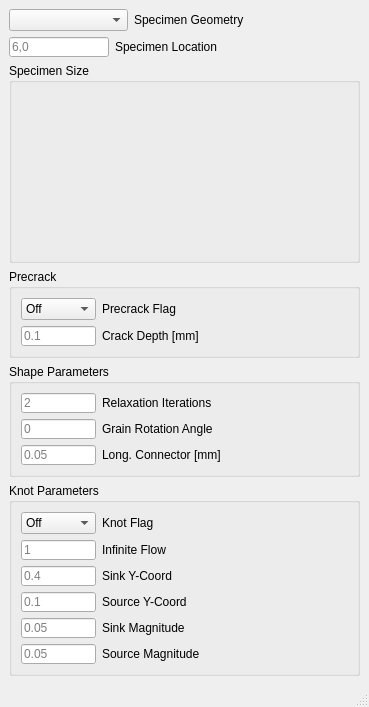
<?xml version="1.0" encoding="UTF-8"?>
<ui version="4.0">
 <class>MainWindow</class>
 <widget class="QMainWindow" name="MainWindow">
  <property name="geometry">
   <rect>
    <x>0</x>
    <y>0</y>
    <width>369</width>
    <height>707</height>
   </rect>
  </property>
  <property name="sizePolicy">
   <sizepolicy hsizetype="Expanding" vsizetype="Preferred">
    <horstretch>0</horstretch>
    <verstretch>0</verstretch>
   </sizepolicy>
  </property>
  <property name="windowTitle">
   <string>MainWindow</string>
  </property>
  <widget class="QWidget" name="centralwidget">
   <property name="sizePolicy">
    <sizepolicy hsizetype="Expanding" vsizetype="Expanding">
     <horstretch>0</horstretch>
     <verstretch>0</verstretch>
    </sizepolicy>
   </property>
   <layout class="QVBoxLayout" name="verticalLayout_8">
    <item>
     <layout class="QHBoxLayout" name="horizontalLayout">
      <item>
       <widget class="QComboBox" name="box_shape">
        <property name="maximumSize">
         <size>
          <width>200</width>
          <height>16777215</height>
         </size>
        </property>
        <property name="currentIndex">
         <number>0</number>
        </property>
        <item>
         <property name="text">
          <string/>
         </property>
        </item>
        <item>
         <property name="text">
          <string>Cube</string>
         </property>
        </item>
        <item>
         <property name="text">
          <string>Rectangle</string>
         </property>
        </item>
        <item>
         <property name="text">
          <string>Notched Square</string>
         </property>
        </item>
       </widget>
      </item>
      <item>
       <widget class="QLabel" name="label_4">
        <property name="text">
         <string>Specimen Geometry</string>
        </property>
       </widget>
      </item>
      <item>
       <spacer name="horizontalSpacer">
        <property name="orientation">
         <enum>Qt::Horizontal</enum>
        </property>
        <property name="sizeHint" stdset="0">
         <size>
          <width>40</width>
          <height>20</height>
         </size>
        </property>
       </spacer>
      </item>
     </layout>
    </item>
    <item>
     <layout class="QHBoxLayout" name="horizontalLayout_3">
      <item>
       <widget class="QLineEdit" name="box_center">
        <property name="enabled">
         <bool>true</bool>
        </property>
        <property name="minimumSize">
         <size>
          <width>75</width>
          <height>20</height>
         </size>
        </property>
        <property name="maximumSize">
         <size>
          <width>100</width>
          <height>20</height>
         </size>
        </property>
        <property name="text">
         <string/>
        </property>
        <property name="placeholderText">
         <string>6,0</string>
        </property>
       </widget>
      </item>
      <item>
       <widget class="QLabel" name="label_31">
        <property name="text">
         <string>Specimen Location</string>
        </property>
       </widget>
      </item>
      <item>
       <spacer name="horizontalSpacer_2">
        <property name="orientation">
         <enum>Qt::Horizontal</enum>
        </property>
        <property name="sizeHint" stdset="0">
         <size>
          <width>40</width>
          <height>20</height>
         </size>
        </property>
       </spacer>
      </item>
     </layout>
    </item>
    <item>
     <widget class="QGroupBox" name="model_params">
      <property name="enabled">
       <bool>true</bool>
      </property>
      <property name="title">
       <string>Specimen Size</string>
      </property>
      <layout class="QVBoxLayout" name="verticalLayout_6">
       <item>
        <widget class="QStackedWidget" name="stackedWidget">
         <property name="currentIndex">
          <number>3</number>
         </property>
         <widget class="QWidget" name="page_cube">
          <layout class="QVBoxLayout" name="verticalLayout_3">
           <item>
            <layout class="QHBoxLayout" name="horizontalLayout_2">
             <item>
              <widget class="QLineEdit" name="cube_size">
               <property name="enabled">
                <bool>true</bool>
               </property>
               <property name="minimumSize">
                <size>
                 <width>75</width>
                 <height>20</height>
                </size>
               </property>
               <property name="maximumSize">
                <size>
                 <width>75</width>
                 <height>20</height>
                </size>
               </property>
               <property name="text">
                <string/>
               </property>
               <property name="placeholderText">
                <string>0.5</string>
               </property>
              </widget>
             </item>
             <item>
              <widget class="QLabel" name="label_29">
               <property name="text">
                <string>Cube Size [mm]</string>
               </property>
              </widget>
             </item>
            </layout>
           </item>
          </layout>
         </widget>
         <widget class="QWidget" name="page_rect">
          <layout class="QVBoxLayout" name="verticalLayout_2">
           <item>
            <layout class="QHBoxLayout" name="horizontalLayout_17">
             <item>
              <widget class="QLineEdit" name="box_height">
               <property name="enabled">
                <bool>true</bool>
               </property>
               <property name="minimumSize">
                <size>
                 <width>75</width>
                 <height>20</height>
                </size>
               </property>
               <property name="maximumSize">
                <size>
                 <width>75</width>
                 <height>20</height>
                </size>
               </property>
               <property name="text">
                <string/>
               </property>
               <property name="placeholderText">
                <string>0.5</string>
               </property>
              </widget>
             </item>
             <item>
              <widget class="QLabel" name="label_22">
               <property name="text">
                <string>Height Z [mm]</string>
               </property>
              </widget>
             </item>
            </layout>
           </item>
           <item>
            <layout class="QHBoxLayout" name="horizontalLayout_27">
             <item>
              <widget class="QLineEdit" name="box_width">
               <property name="enabled">
                <bool>true</bool>
               </property>
               <property name="minimumSize">
                <size>
                 <width>75</width>
                 <height>20</height>
                </size>
               </property>
               <property name="maximumSize">
                <size>
                 <width>75</width>
                 <height>20</height>
                </size>
               </property>
               <property name="text">
                <string/>
               </property>
               <property name="placeholderText">
                <string>0.5</string>
               </property>
              </widget>
             </item>
             <item>
              <widget class="QLabel" name="label_32">
               <property name="text">
                <string>Width X [mm]</string>
               </property>
              </widget>
             </item>
            </layout>
           </item>
           <item>
            <layout class="QHBoxLayout" name="horizontalLayout_13">
             <item>
              <widget class="QLineEdit" name="box_depth">
               <property name="enabled">
                <bool>true</bool>
               </property>
               <property name="minimumSize">
                <size>
                 <width>75</width>
                 <height>20</height>
                </size>
               </property>
               <property name="maximumSize">
                <size>
                 <width>75</width>
                 <height>20</height>
                </size>
               </property>
               <property name="text">
                <string/>
               </property>
               <property name="placeholderText">
                <string>0.5</string>
               </property>
              </widget>
             </item>
             <item>
              <widget class="QLabel" name="label_33">
               <property name="text">
                <string>Depth Y [mm]</string>
               </property>
              </widget>
             </item>
            </layout>
           </item>
          </layout>
         </widget>
         <widget class="QWidget" name="page_notched">
          <layout class="QVBoxLayout" name="verticalLayout">
           <item>
            <layout class="QHBoxLayout" name="horizontalLayout_26">
             <item>
              <widget class="QLineEdit" name="y_indent_size">
               <property name="minimumSize">
                <size>
                 <width>75</width>
                 <height>20</height>
                </size>
               </property>
               <property name="maximumSize">
                <size>
                 <width>75</width>
                 <height>20</height>
                </size>
               </property>
               <property name="text">
                <string/>
               </property>
               <property name="placeholderText">
                <string>0</string>
               </property>
              </widget>
             </item>
             <item>
              <widget class="QLabel" name="label_45">
               <property name="text">
                <string>Notch Width [mm]</string>
               </property>
              </widget>
             </item>
            </layout>
           </item>
           <item>
            <layout class="QHBoxLayout" name="horizontalLayout_18">
             <item>
              <widget class="QLineEdit" name="x_indent_size">
               <property name="minimumSize">
                <size>
                 <width>75</width>
                 <height>20</height>
                </size>
               </property>
               <property name="maximumSize">
                <size>
                 <width>75</width>
                 <height>20</height>
                </size>
               </property>
               <property name="text">
                <string/>
               </property>
               <property name="placeholderText">
                <string>0</string>
               </property>
              </widget>
             </item>
             <item>
              <widget class="QLabel" name="label_23">
               <property name="text">
                <string>Notch Depth [mm]</string>
               </property>
              </widget>
             </item>
            </layout>
           </item>
           <item>
            <layout class="QHBoxLayout" name="horizontalLayout_15">
             <item>
              <widget class="QLineEdit" name="notch_depth">
               <property name="enabled">
                <bool>true</bool>
               </property>
               <property name="minimumSize">
                <size>
                 <width>75</width>
                 <height>20</height>
                </size>
               </property>
               <property name="maximumSize">
                <size>
                 <width>75</width>
                 <height>20</height>
                </size>
               </property>
               <property name="text">
                <string/>
               </property>
               <property name="placeholderText">
                <string>0.5</string>
               </property>
              </widget>
             </item>
             <item>
              <widget class="QLabel" name="label_44">
               <property name="text">
                <string>Depth Y [mm]</string>
               </property>
              </widget>
             </item>
            </layout>
           </item>
           <item>
            <layout class="QHBoxLayout" name="horizontalLayout_34">
             <item>
              <widget class="QLineEdit" name="notch_width">
               <property name="enabled">
                <bool>true</bool>
               </property>
               <property name="minimumSize">
                <size>
                 <width>75</width>
                 <height>20</height>
                </size>
               </property>
               <property name="maximumSize">
                <size>
                 <width>75</width>
                 <height>20</height>
                </size>
               </property>
               <property name="text">
                <string/>
               </property>
               <property name="placeholderText">
                <string>0.5</string>
               </property>
              </widget>
             </item>
             <item>
              <widget class="QLabel" name="label_43">
               <property name="text">
                <string>Width X [mm]</string>
               </property>
              </widget>
             </item>
            </layout>
           </item>
           <item>
            <layout class="QHBoxLayout" name="horizontalLayout_35">
             <item>
              <widget class="QLineEdit" name="notch_height">
               <property name="enabled">
                <bool>true</bool>
               </property>
               <property name="minimumSize">
                <size>
                 <width>75</width>
                 <height>20</height>
                </size>
               </property>
               <property name="maximumSize">
                <size>
                 <width>75</width>
                 <height>20</height>
                </size>
               </property>
               <property name="text">
                <string/>
               </property>
               <property name="placeholderText">
                <string>0.5</string>
               </property>
              </widget>
             </item>
             <item>
              <widget class="QLabel" name="label_30">
               <property name="text">
                <string>Height Z [mm]</string>
               </property>
              </widget>
             </item>
            </layout>
           </item>
          </layout>
         </widget>
         <widget class="QWidget" name="page"/>
        </widget>
       </item>
      </layout>
     </widget>
    </item>
    <item>
     <widget class="QGroupBox" name="groupBox">
      <property name="title">
       <string>Precrack</string>
      </property>
      <layout class="QVBoxLayout" name="verticalLayout_7">
       <item>
        <layout class="QHBoxLayout" name="horizontalLayout_38">
         <item>
          <widget class="QComboBox" name="precrackFlag">
           <property name="maximumSize">
            <size>
             <width>75</width>
             <height>16777215</height>
            </size>
           </property>
           <property name="currentIndex">
            <number>0</number>
           </property>
           <item>
            <property name="text">
             <string>Off</string>
            </property>
           </item>
           <item>
            <property name="text">
             <string>On</string>
            </property>
           </item>
          </widget>
         </item>
         <item>
          <widget class="QLabel" name="label_16">
           <property name="text">
            <string>Precrack Flag</string>
           </property>
          </widget>
         </item>
        </layout>
       </item>
       <item>
        <layout class="QHBoxLayout" name="horizontalLayout_4">
         <item>
          <widget class="QLineEdit" name="x_precrack_size">
           <property name="enabled">
            <bool>true</bool>
           </property>
           <property name="minimumSize">
            <size>
             <width>75</width>
             <height>20</height>
            </size>
           </property>
           <property name="maximumSize">
            <size>
             <width>75</width>
             <height>20</height>
            </size>
           </property>
           <property name="text">
            <string/>
           </property>
           <property name="placeholderText">
            <string>0.1</string>
           </property>
          </widget>
         </item>
         <item>
          <widget class="QLabel" name="label_53">
           <property name="maximumSize">
            <size>
             <width>16777215</width>
             <height>16777215</height>
            </size>
           </property>
           <property name="text">
            <string>Crack Depth [mm]</string>
           </property>
          </widget>
         </item>
        </layout>
       </item>
      </layout>
     </widget>
    </item>
    <item>
     <widget class="QGroupBox" name="shape_params">
      <property name="enabled">
       <bool>true</bool>
      </property>
      <property name="title">
       <string>Shape Parameters</string>
      </property>
      <layout class="QVBoxLayout" name="verticalLayout_4">
       <item>
        <layout class="QHBoxLayout" name="horizontalLayout_16">
         <item>
          <widget class="QLineEdit" name="iter_max">
           <property name="minimumSize">
            <size>
             <width>75</width>
             <height>20</height>
            </size>
           </property>
           <property name="maximumSize">
            <size>
             <width>75</width>
             <height>20</height>
            </size>
           </property>
           <property name="text">
            <string/>
           </property>
           <property name="placeholderText">
            <string>2</string>
           </property>
          </widget>
         </item>
         <item>
          <widget class="QLabel" name="label_21">
           <property name="text">
            <string>Relaxation Iterations</string>
           </property>
          </widget>
         </item>
        </layout>
       </item>
       <item>
        <layout class="QHBoxLayout" name="horizontalLayout_36">
         <item>
          <widget class="QLineEdit" name="theta_min">
           <property name="enabled">
            <bool>true</bool>
           </property>
           <property name="minimumSize">
            <size>
             <width>75</width>
             <height>20</height>
            </size>
           </property>
           <property name="maximumSize">
            <size>
             <width>75</width>
             <height>20</height>
            </size>
           </property>
           <property name="text">
            <string/>
           </property>
           <property name="placeholderText">
            <string>0</string>
           </property>
          </widget>
         </item>
         <item>
          <widget class="QLabel" name="label_41">
           <property name="text">
            <string>Grain Rotation Angle</string>
           </property>
          </widget>
         </item>
        </layout>
       </item>
       <item>
        <layout class="QHBoxLayout" name="horizontalLayout_37">
         <item>
          <widget class="QLineEdit" name="long_connector_ratio">
           <property name="enabled">
            <bool>true</bool>
           </property>
           <property name="minimumSize">
            <size>
             <width>75</width>
             <height>20</height>
            </size>
           </property>
           <property name="maximumSize">
            <size>
             <width>75</width>
             <height>20</height>
            </size>
           </property>
           <property name="text">
            <string/>
           </property>
           <property name="placeholderText">
            <string>0.05</string>
           </property>
          </widget>
         </item>
         <item>
          <widget class="QLabel" name="label_42">
           <property name="text">
            <string>Long. Connector [mm]</string>
           </property>
          </widget>
         </item>
        </layout>
       </item>
      </layout>
     </widget>
    </item>
    <item>
     <widget class="QGroupBox" name="knot_params">
      <property name="enabled">
       <bool>true</bool>
      </property>
      <property name="title">
       <string>Knot Parameters</string>
      </property>
      <layout class="QVBoxLayout" name="verticalLayout_5">
       <item>
        <layout class="QHBoxLayout" name="horizontalLayout_25">
         <item>
          <widget class="QComboBox" name="knotFlag">
           <property name="maximumSize">
            <size>
             <width>75</width>
             <height>16777215</height>
            </size>
           </property>
           <item>
            <property name="text">
             <string>Off</string>
            </property>
           </item>
           <item>
            <property name="text">
             <string>On</string>
            </property>
           </item>
          </widget>
         </item>
         <item>
          <widget class="QLabel" name="label_3">
           <property name="text">
            <string>Knot Flag</string>
           </property>
          </widget>
         </item>
        </layout>
       </item>
       <item>
        <layout class="QHBoxLayout" name="horizontalLayout_30">
         <item>
          <widget class="QLineEdit" name="knot_flow">
           <property name="enabled">
            <bool>true</bool>
           </property>
           <property name="minimumSize">
            <size>
             <width>75</width>
             <height>20</height>
            </size>
           </property>
           <property name="maximumSize">
            <size>
             <width>75</width>
             <height>20</height>
            </size>
           </property>
           <property name="text">
            <string/>
           </property>
           <property name="placeholderText">
            <string>1</string>
           </property>
          </widget>
         </item>
         <item>
          <widget class="QLabel" name="label_35">
           <property name="text">
            <string>Infinite Flow</string>
           </property>
          </widget>
         </item>
        </layout>
       </item>
       <item>
        <layout class="QHBoxLayout" name="horizontalLayout_23">
         <item>
          <widget class="QLineEdit" name="a1">
           <property name="enabled">
            <bool>true</bool>
           </property>
           <property name="minimumSize">
            <size>
             <width>75</width>
             <height>20</height>
            </size>
           </property>
           <property name="maximumSize">
            <size>
             <width>75</width>
             <height>20</height>
            </size>
           </property>
           <property name="text">
            <string/>
           </property>
           <property name="placeholderText">
            <string>0.4</string>
           </property>
          </widget>
         </item>
         <item>
          <widget class="QLabel" name="label_26">
           <property name="text">
            <string>Sink Y-Coord</string>
           </property>
          </widget>
         </item>
        </layout>
       </item>
       <item>
        <layout class="QHBoxLayout" name="horizontalLayout_31">
         <item>
          <widget class="QLineEdit" name="a2">
           <property name="enabled">
            <bool>true</bool>
           </property>
           <property name="minimumSize">
            <size>
             <width>75</width>
             <height>20</height>
            </size>
           </property>
           <property name="maximumSize">
            <size>
             <width>75</width>
             <height>20</height>
            </size>
           </property>
           <property name="text">
            <string/>
           </property>
           <property name="placeholderText">
            <string>0.1</string>
           </property>
          </widget>
         </item>
         <item>
          <widget class="QLabel" name="label_36">
           <property name="text">
            <string>Source Y-Coord</string>
           </property>
          </widget>
         </item>
        </layout>
       </item>
       <item>
        <layout class="QHBoxLayout" name="horizontalLayout_24">
         <item>
          <widget class="QLineEdit" name="m1">
           <property name="enabled">
            <bool>true</bool>
           </property>
           <property name="minimumSize">
            <size>
             <width>75</width>
             <height>20</height>
            </size>
           </property>
           <property name="maximumSize">
            <size>
             <width>75</width>
             <height>20</height>
            </size>
           </property>
           <property name="text">
            <string/>
           </property>
           <property name="placeholderText">
            <string>0.05</string>
           </property>
          </widget>
         </item>
         <item>
          <widget class="QLabel" name="label_37">
           <property name="text">
            <string>Sink Magnitude</string>
           </property>
          </widget>
         </item>
        </layout>
       </item>
       <item>
        <layout class="QHBoxLayout" name="horizontalLayout_32">
         <item>
          <widget class="QLineEdit" name="m2">
           <property name="enabled">
            <bool>true</bool>
           </property>
           <property name="minimumSize">
            <size>
             <width>75</width>
             <height>20</height>
            </size>
           </property>
           <property name="maximumSize">
            <size>
             <width>75</width>
             <height>20</height>
            </size>
           </property>
           <property name="text">
            <string/>
           </property>
           <property name="placeholderText">
            <string>0.05</string>
           </property>
          </widget>
         </item>
         <item>
          <widget class="QLabel" name="label_38">
           <property name="text">
            <string>Source Magnitude</string>
           </property>
          </widget>
         </item>
        </layout>
       </item>
      </layout>
     </widget>
    </item>
   </layout>
  </widget>
  <widget class="QMenuBar" name="menubar">
   <property name="geometry">
    <rect>
     <x>0</x>
     <y>0</y>
     <width>369</width>
     <height>21</height>
    </rect>
   </property>
  </widget>
  <widget class="QStatusBar" name="statusbar"/>
 </widget>
 <resources/>
 <connections/>
</ui>
